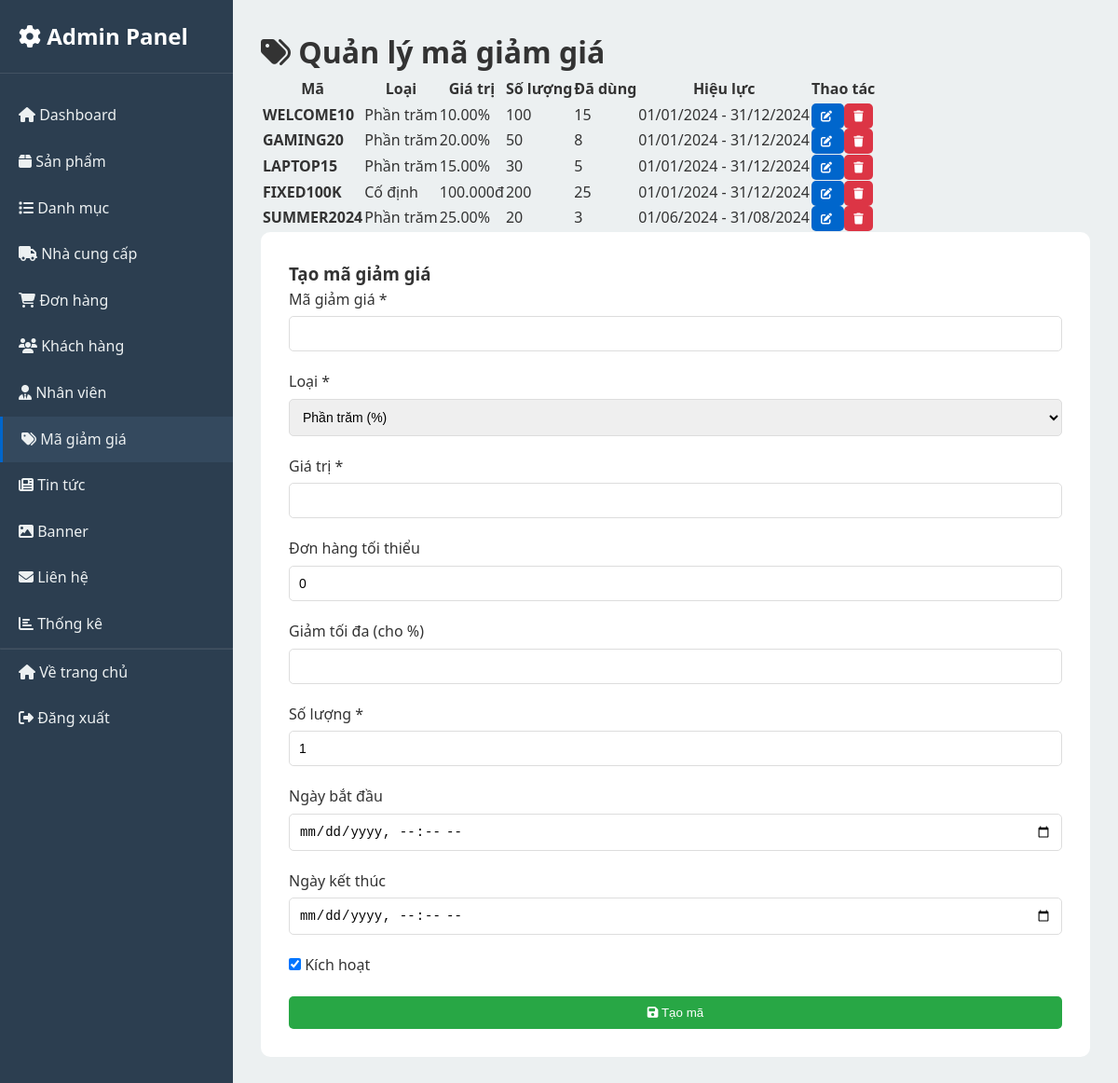
The page /admin/coupons/index.php (signed in) on the database its author committed.
### tables this page shows
CREATE TABLE coupons (
    id INT PRIMARY KEY AUTO_INCREMENT,
    code VARCHAR(50) UNIQUE NOT NULL,
    type ENUM('percent', 'fixed') DEFAULT 'percent',
    value DECIMAL(10,2) NOT NULL,
    min_order_value DECIMAL(15,2) DEFAULT 0,
    max_discount DECIMAL(15,2),
    quantity INT DEFAULT 1,
    used_quantity INT DEFAULT 0,
    start_date DATETIME,
    end_date DATETIME,
    status TINYINT DEFAULT 1,
    deleted_at TIMESTAMP NULL,
    created_at TIMESTAMP DEFAULT CURRENT_TIMESTAMP
);

### models/Coupon.php (called while the page is built, shortened)
<?php
require_once __DIR__ . '/../includes/Database.php';
class Coupon {
    private $db;
    public function __construct() {
        $this->db = new Database();
    }
    public function getAllCoupons() {
        $sql = "SELECT * FROM coupons WHERE deleted_at IS NULL ORDER BY created_at DESC";
        return $this->db->fetchAll($sql);
    }
}
?>

### includes/Database.php (called while the page is built, shortened)
<?php
class Database {
    private $host = DB_HOST;
    private $db_name = DB_NAME;
    private $username = DB_USER;
    private $password = DB_PASS;
    private $charset = DB_CHARSET;
    public function connect() {
        try {
            $dsn = "mysql:host={$this->host};dbname={$this->db_name};charset={$this->charset}";
            $options = [
                PDO::ATTR_ERRMODE => PDO::ERRMODE_EXCEPTION,
                PDO::ATTR_DEFAULT_FETCH_MODE => PDO::FETCH_ASSOC,
                PDO::ATTR_EMULATE_PREPARES => false,
            ];
            $this->conn = new PDO($dsn, $this->username, $this->password, $options);
            return $this->conn;
        } catch(PDOException $e) {
            die("Lỗi kết nối database: " . $e->getMessage());
        }
    }
    public function query($sql, $params = []) {
        try {
            $stmt = $this->connect()->prepare($sql);
            $stmt->execute($params);
            return $stmt;
        } catch(PDOException $e) {
            error_log("Database Query Error: " . $e->getMessage());
            return false;
        }
    }
    public function fetchAll($sql, $params = []) {
        $stmt = $this->query($sql, $params);
        return $stmt ? $stmt->fetchAll() : [];
    }
}
?>

### includes/functions.php (called while the page is built, shortened)
<?php
function formatCurrency($amount) {
    return number_format($amount, 0, ',', '.') . 'đ';
}
function formatDate($date, $format = 'd/m/Y H:i') {
    return date($format, strtotime($date));
}
?>

### admin/coupons/index.php (the view, shortened to what this page needs)
<?php
require_once __DIR__ . '/../../includes/Database.php';
require_once __DIR__ . '/../../includes/functions.php';
require_once __DIR__ . '/../../models/Coupon.php';
$couponModel = new Coupon();
$coupons = $couponModel->getAllCoupons();
$editCoupon = null;
include __DIR__ . '/../layout.php';
?>
            <h1><i class="fas fa-tags"></i> Quản lý mã giảm giá</h1>
            <div class="content-grid">
                <div class="data-table">
                    <table>
                        <thead>
                            <tr>
                                <th>Mã</th>
                                <th>Loại</th>
                                <th>Giá trị</th>
                                <th>Số lượng</th>
                                <th>Đã dùng</th>
                                <th>Hiệu lực</th>
                                <th>Thao tác</th>
                            </tr>
                        </thead>
                        <tbody>
                            <?php foreach ($coupons as $coupon): ?>
                            <tr>
                                <td><strong><?php echo htmlspecialchars($coupon['code']); ?></strong></td>
                                <td><?php echo $coupon['type'] === 'percent' ? 'Phần trăm' : 'Cố định'; ?></td>
                                <td>
                                    <?php if ($coupon['type'] === 'percent'): ?>
                                        <?php echo $coupon['value']; ?>%
                                    <?php else: ?>
                                        <?php echo formatCurrency($coupon['value']); ?>
                                    <?php endif; ?>
                                </td>
                                <td><?php echo $coupon['quantity']; ?></td>
                                <td><?php echo $coupon['used_quantity']; ?></td>
                                <td>
                                    <?php if ($coupon['start_date'] && $coupon['end_date']): ?>
                                        <?php echo formatDate($coupon['start_date'], 'd/m/Y'); ?> -
                                        <?php echo formatDate($coupon['end_date'], 'd/m/Y'); ?>
                                    <?php else: ?>
                                        Không giới hạn
                                    <?php endif; ?>
                                </td>
                                <td>
                                    <a href="?edit=<?php echo $coupon['id']; ?>" class="btn btn-sm btn-primary">
                                        <i class="fas fa-edit"></i>
                                    </a>
                                    <a href="?delete=<?php echo $coupon['id']; ?>" class="btn btn-sm btn-danger"
                                       onclick="return confirm('Xóa mã giảm giá?')">
                                        <i class="fas fa-trash"></i>
                                    </a>
                                </td>
                            </tr>
                            <?php endforeach; ?>
                        </tbody>
                    </table>
                </div>
                <div style="background: #fff; padding: 30px; border-radius: 10px; height: fit-content;">
                    <h3><?php echo $editCoupon ? 'Sửa mã giảm giá' : 'Tạo mã giảm giá'; ?></h3>
                    <form method="POST">
                        <div class="form-group">
                            <label>Mã giảm giá *</label>
                            <input type="text" name="code" class="form-control" style="text-transform: uppercase;"
                                   value="<?php echo htmlspecialchars($editCoupon['code'] ?? ''); ?>" required>
                        </div>
                        <div class="form-group">
                            <label>Loại *</label>
                            <select name="type" class="form-control" required>
                                <option value="percent" <?php echo ($editCoupon['type'] ?? '') === 'percent' ? 'selected' : ''; ?>>Phần trăm (%)</option>
                            </select>
                        </div>
                        <div class="form-group">
                            <label>Giá trị *</label>
                            <input type="number" name="value" class="form-control" step="0.01"
                                   value="<?php echo $editCoupon['value'] ?? ''; ?>" required>
                        </div>
                        <div class="form-group">
                            <label>Đơn hàng tối thiểu</label>
                            <input type="number" name="min_order_value" class="form-control" step="1000"
                                   value="<?php echo $editCoupon['min_order_value'] ?? 0; ?>">
                        </div>
                        <div class="form-group">
                            <label>Giảm tối đa (cho %)</label>
                            <input type="number" name="max_discount" class="form-control" step="1000"
                                   value="<?php echo $editCoupon['max_discount'] ?? ''; ?>">
                        </div>
                        <div class="form-group">
                            <label>Số lượng *</label>
                            <input type="number" name="quantity" class="form-control"
                                   value="<?php echo $editCoupon['quantity'] ?? 1; ?>" required>
                        </div>
                        <div class="form-group">
                            <label>Ngày bắt đầu</label>
                            <input type="datetime-local" name="start_date" class="form-control"
                                   value="<?php echo $editCoupon['start_date'] ? date('Y-m-d\TH:i', strtotime($editCoupon['start_date'])) : ''; ?>">
                        </div>
                        <div class="form-group">
                            <label>Ngày kết thúc</label>
                            <input type="datetime-local" name="end_date" class="form-control"
                                   value="<?php echo $editCoupon['end_date'] ? date('Y-m-d\TH:i', strtotime($editCoupon['end_date'])) : ''; ?>">
                        </div>
                        <div class="form-group">
                            <label>
                                <input type="checkbox" name="status" <?php echo ($editCoupon['status'] ?? 1) ? 'checked' : ''; ?>>
                                Kích hoạt
                            </label>
                        </div>
                        <button type="submit" class="btn btn-success btn-block">
                            <i class="fas fa-save"></i> <?php echo $editCoupon ? 'Cập nhật' : 'Tạo mã'; ?>
                        </button>
                    </form>
                </div>
            </div>
        </main>
    </div>
</body>
</html>

### assets/css/style.css (style rules this page uses)
* { margin: 0; padding: 0; box-sizing: border-box; }
:root { --primary-color: #0066cc; --secondary-color: #ff6b35; --success-color: #28a745; --danger-color: #dc3545; --warning-color: #ffc107; --info-color: #17a2b8; --dark-color: #333; --light-color: #f8f9fa; --border-color: #ddd; --shadow: 0 2px 10px rgba(0,0,0,0.1); }
body { font-family: 'Segoe UI', Tahoma, Geneva, Verdana, sans-serif; line-height: 1.6; color: var(--dark-color); background: #fff; }
a { text-decoration: none; color: inherit; transition: all 0.3s ease; }
.btn { flex: 1; padding: 10px; border: none; border-radius: 5px; cursor: pointer; font-weight: 500; transition: all 0.3s ease; }
.form-group { margin-bottom: 20px; }
.form-group label { display: block; margin-bottom: 5px; font-weight: 500; }
.form-control { width: 100%; padding: 10px; border: 1px solid var(--border-color); border-radius: 5px; outline: none; font-size: 14px; }
.btn-primary { background: var(--primary-color); color: #fff; }
.btn-success { background: var(--success-color); color: #fff; }
.btn-danger { background: var(--danger-color); color: #fff; }
.btn-block { width: 100%; }
.btn-sm { padding: 5px 10px; font-size: 12px; }

### rows shown on the page
coupons: code "WELCOME10", type "Phần trăm", value "10.00", quantity "100", used_quantity "15", start_date "01/01/2024", end_date "31/12/2024"
coupons: code "GAMING20", type "Phần trăm", value "20.00", quantity "50", used_quantity "8", start_date "01/01/2024", end_date "31/12/2024"
coupons: code "LAPTOP15", type "Phần trăm", value "15.00", quantity "30", used_quantity "5", start_date "01/01/2024", end_date "31/12/2024"
coupons: code "FIXED100K", type "Cố định", value "100.000đ", quantity "200", used_quantity "25", start_date "01/01/2024", end_date "31/12/2024"
coupons: code "SUMMER2024", type "Phần trăm", value "25.00", quantity "20", used_quantity "3", start_date "01/06/2024", end_date "31/08/2024"
